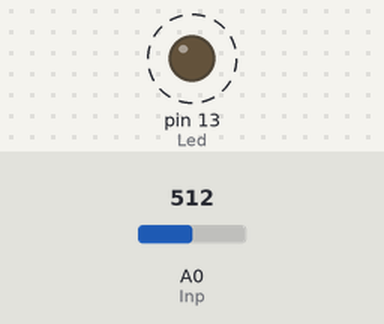
Recording of a sketch running on a simulated Arduino Uno, built with avr-gcc and run on an emulated ATmega328P. On the bench: output pins drawn as LEDs (lit = HIGH). Dashed ring = blinking. Inputs (shaded band) come from the test bench; at power-on: A0 (Inp) = 512.

Above: at 1.8 s.
1.9 s: A0 (Inp) set to 0
At 3.3 s:
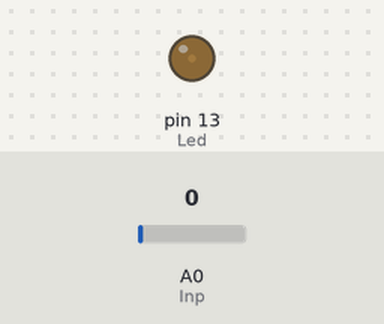
3.6 s: A0 (Inp) set to 122
At 3.9 s:
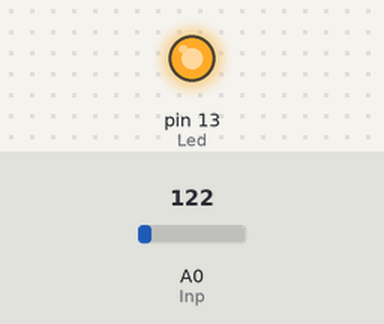
Timing chart, 0 to 13.1 s (numbered marks = the images above; inputs shaded):
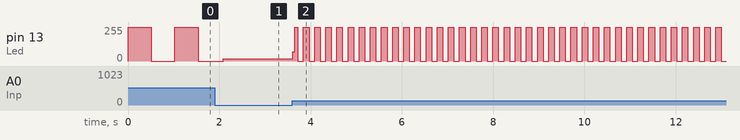

The sketch:

stroboslop_skatrch.ino
```cpp
int Inp = A0;
int Led = 13;
int value = 0;

void setup() {
	pinMode(Led, OUTPUT);
}

void loop() {
	value = analogRead(Inp); // ïåðåìåííàÿ ïðèíèìàåò çíà÷åíèå ñ âõîäà À0
	digitalWrite(Led, HIGH); // ìèãàíèå ñ ïðîìåæóòêàìè ðàâíûìè çíà÷åíèþ âõîäà A0
	delay(value);
	digitalWrite(Led, LOW);
	delay(value);

}
```

Measured:
- after the input at 3.6 s, pin 13 (Led): 16/255 → 69/255 at once, then moves between 0/255 and 255/255, repeating every 0.24 s
- by itself, pin 13 (Led): alternates 255/255 for 0.51 s and 0/255 for 0.51 s
